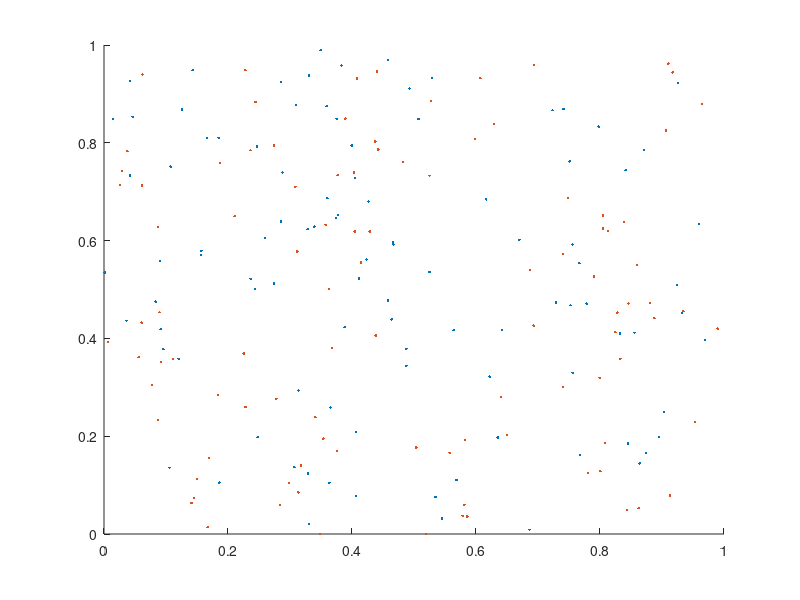

MATLAB code to generate this figure:

clear
close all
clc


%% Creating cloud of random points in 3d space

Npoints = 100;
Cloud{1} = rand(100, 3);
Cloud{2} = rand(100, 3);

%% Plotting cloud

close all
hold on

for i=1:numel(Cloud)
    plot3(Cloud{i}(:, 1), Cloud{i}(:, 2), Cloud{i}(:, 3), '.');
end





